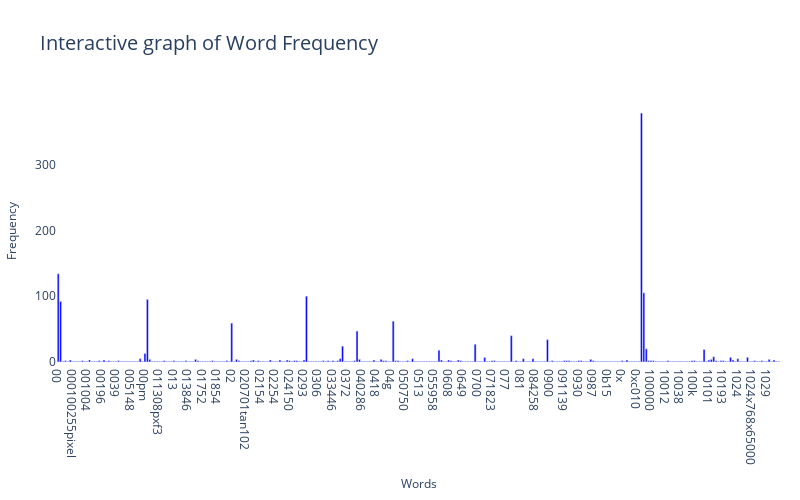

The cell this chart's notebook holds for it:
### Markdown cell above
### >>> **Exercise 13 (take home):**
If you want a nicer interactive visualization here, I would encourage you try to install and use plotly to achieve this.

### Code cell
import plotly.graph_objects as go
from plotly.subplots import make_subplots

fig = make_subplots()
fig.add_trace(
    go.Bar(x=count_vect.get_feature_names_out()[:300], y=term_frequencies[:300], marker_color='blue'),
)

fig.update_layout(
    legend=dict(
        orientation="h",
        yanchor="bottom",
        xanchor="right",
    ),
    height=500,
    width=800,
    title_text="Interactive graph of Word Frequency",
    title_font_size=20,
    plot_bgcolor="white",
    xaxis_title="Words",
    yaxis_title="Frequency",
    xaxis=dict(title_font=dict(size=12)),
    yaxis=dict(title_font=dict(size=12)),
    font=dict(size=12),
    margin=dict(l=20, r=20, t=100, b=20),
)

fig.show()

### Figure 1 — Plotly figure (JSON) as saved in the notebook; plotly's stock layout.template omitted (floating-point values rounded to 4 significant figures; data arrays with more than 128 entries replaced by an {"elided": "..."} marker saying what was removed)
{"data": [{"marker": {"color": "blue"}, "type": "bar", "x": {"elided": "300 str values"}, "y": {"elided": "300 int values"}}], "layout": {"font": {"size": 12}, "height": 500, "legend": {"orientation": "h", "xanchor": "right", "yanchor": "bottom"}, "margin": {"b": 20, "l": 20, "r": 20, "t": 100}, "plot_bgcolor": "white", "title": {"font": {"size": 20}, "text": "Interactive graph of Word Frequency"}, "width": 800, "xaxis": {"anchor": "y", "domain": [0, 1], "title": {"font": {"size": 12}, "text": "Words"}}, "yaxis": {"anchor": "x", "domain": [0, 1], "title": {"font": {"size": 12}, "text": "Frequency"}}}}
